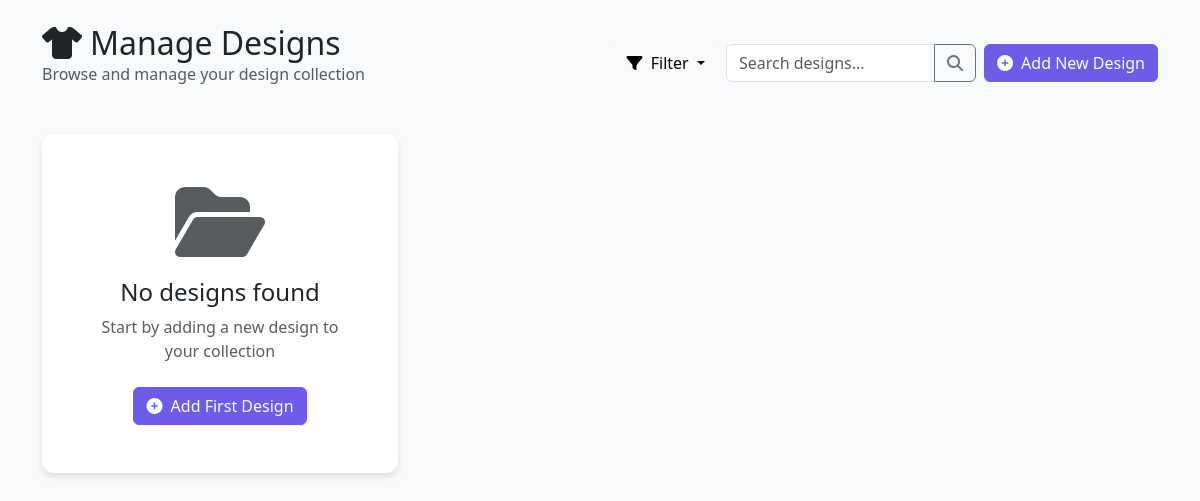
Page /manage_design on the earlier database version.
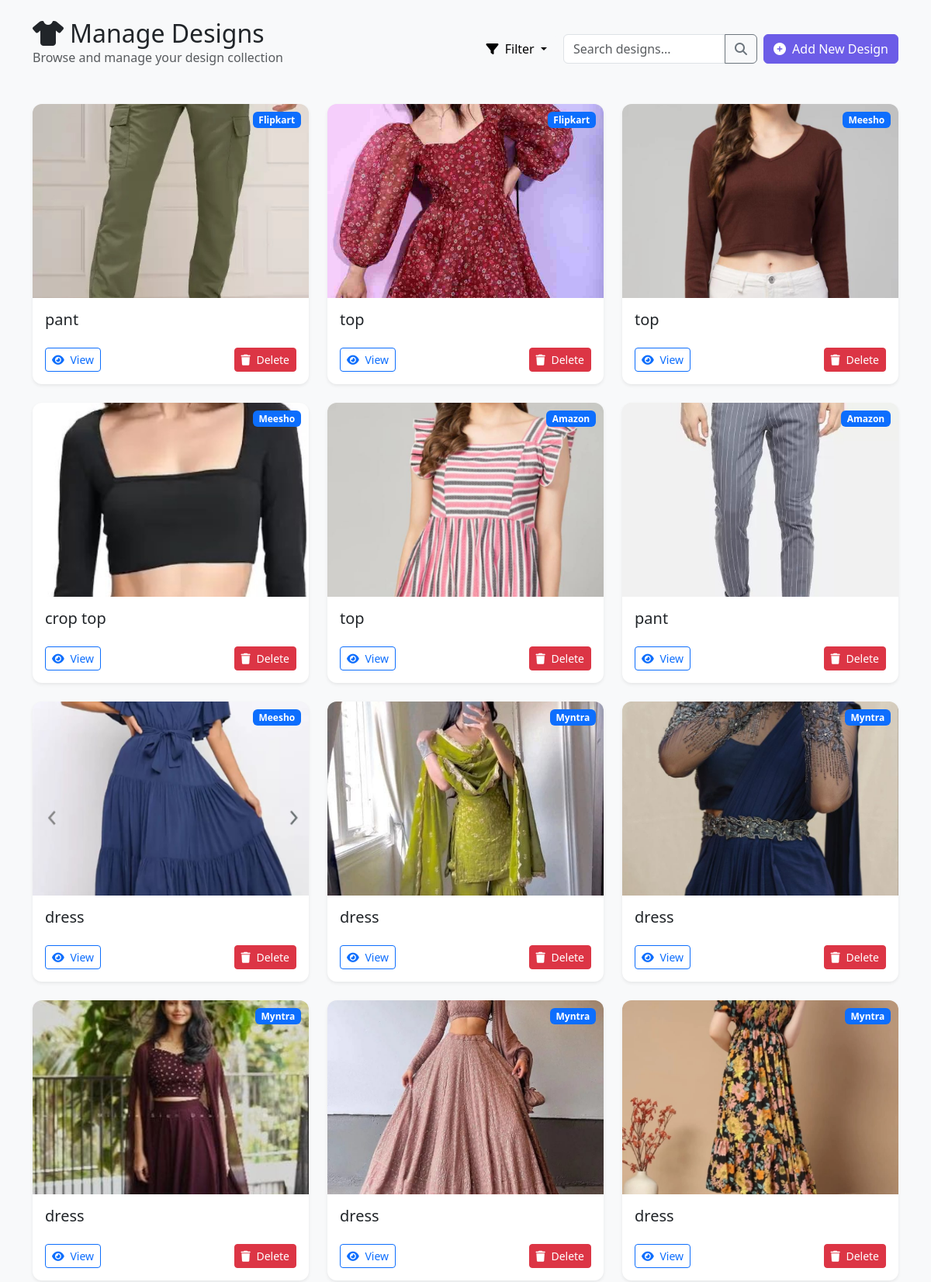
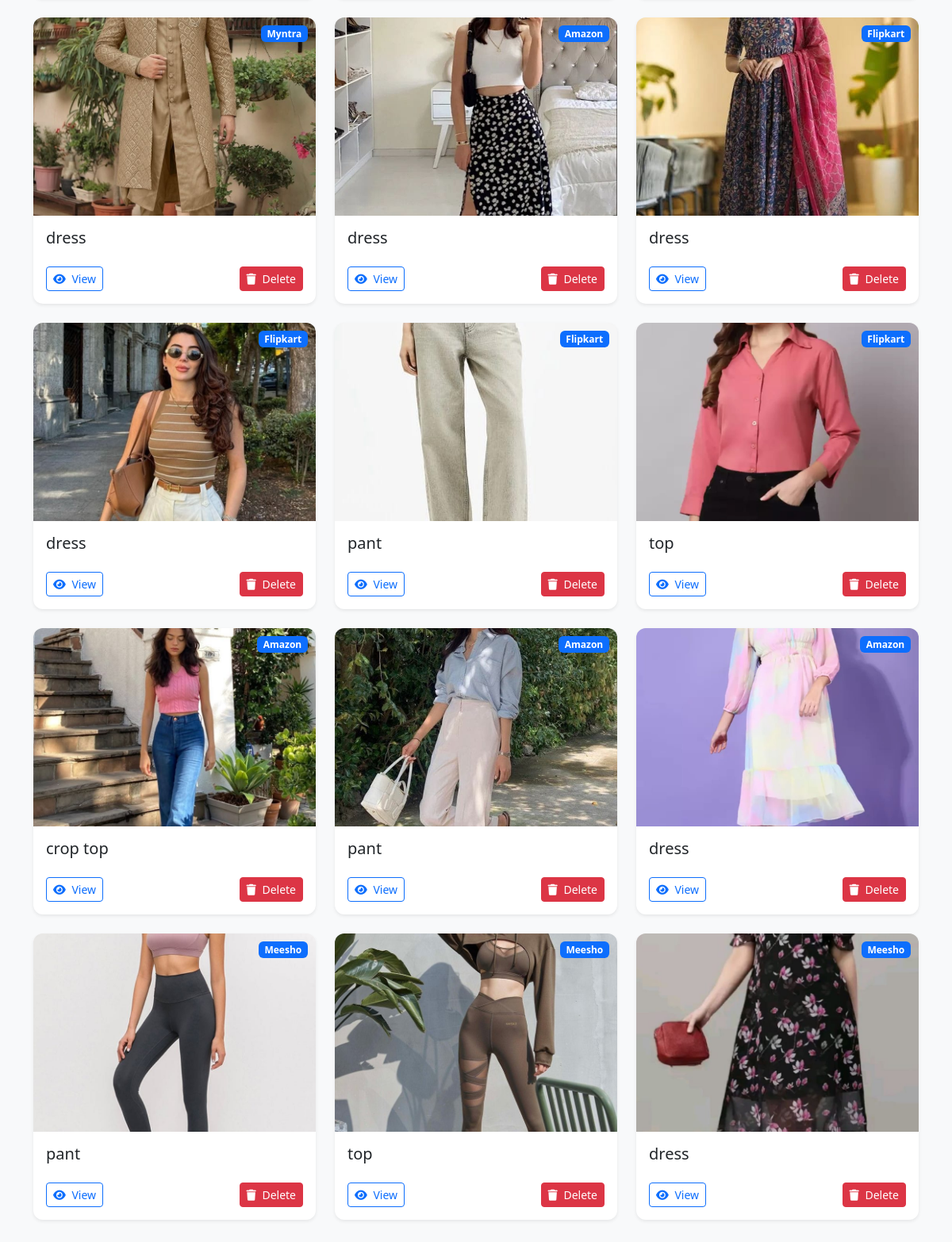
Same page on the later database version (2 pictures, top to bottom).
### royaloutfit/models.py (models this page shows)
class designs1_tables(models.Model):
    dressname=models.CharField(max_length=100)
    platform=models.CharField(max_length=100)
    design=models.FileField()

### royaloutfit/views.py (the view)
# urls.py: path('manage_design',views.manage_design,name='manage_design'),
def manage_design(request):
    designs = designs1_tables.objects.all()
    return render(request, 'Co-ordinator/manage_design.html', {'designs': designs})

### templates/Co-ordinator/manage_design.html (shortened to what this page needs)
<!DOCTYPE html>
<html lang="en">
<head>
    <link href="https://cdn.jsdelivr.net/npm/bootstrap@5.3.0/dist/css/bootstrap.min.css" rel="stylesheet">
    <link rel="stylesheet" href="https://cdnjs.cloudflare.com/ajax/libs/font-awesome/6.4.0/css/all.min.css">
</head>
<body>
    <div class="container py-4">
        <div class="header-container">
            <div>
                <h2 class="mb-0"><i class="fas fa-tshirt me-2"></i>Manage Designs</h2>
                <p class="text-muted">Browse and manage your design collection</p>
            </div>
            <div class="d-flex gap-2">
                <div class="dropdown">
                    <button class="btn btn-light dropdown-toggle" type="button" id="filterDropdown" data-bs-toggle="dropdown" aria-expanded="false">
                        <i class="fas fa-filter me-1"></i> Filter
                    </button>
                </div>
                <div class="input-group" style="width: 250px;">
                    <input type="text" class="form-control" id="searchDesign" placeholder="Search designs...">
                    <button class="btn btn-outline-secondary" type="button" id="searchBtn">
                        <i class="fas fa-search"></i>
                    </button>
                </div>
                <a href="add_design" class="btn btn-add text-white">
                    <i class="fas fa-plus-circle me-1"></i> Add New Design
                </a>
            </div>
        </div>
        <div id="designsContainer" class="row row-cols-1 row-cols-md-2 row-cols-lg-3 g-4">
            {% for design in designs %}
            <div class="col design-container" data-platform="{{ design.platform }}">
                <div class="card design-card shadow-sm h-100">
                    <div class="card-img-container">
                        {% if design.design %}
                        <img src="{{ design.design.url }}" class="card-img-top" alt="{{ design.dressname }}">
                        {% else %}
                        <div class="text-center text-muted">
                            <i class="fas fa-image fa-3x mb-2"></i>
                            <p>No image available</p>
                        </div>
                        {% endif %}
                        <span class="badge platform-badge bg-primary">{{ design.platform }}</span>
                    </div>
                    <div class="card-body d-flex flex-column">
                        <h5 class="card-title">{{ design.dressname }}</h5>
                        <div class="mt-auto pt-3 action-bar">
                            <button class="btn btn-sm btn-outline-primary view-btn" data-id="{{ design.id }}">
                                <i class="fas fa-eye me-1"></i> View
                            </button>
                            <button class="btn btn-sm btn-danger delete-btn" data-id="{{ design.id }}" data-name="{{ design.dressname }}">
                                <i class="fas fa-trash me-1"></i> Delete
                            </button>
                        </div>
                    </div>
                </div>
            </div>
            {% empty %}
            <div class="col-12">
                <div class="empty-state">
                    <i class="fas fa-folder-open fa-5x text-muted mb-3"></i>
                    <h4>No designs found</h4>
                    <p class="text-muted">Start by adding a new design to your collection</p>
                    <a href="add_design" class="btn btn-add text-white mt-2">
                        <i class="fas fa-plus-circle me-1"></i> Add First Design
                    </a>
                </div>
            </div>
            {% endfor %}
        </div>
    </div>
</body>
</html>

### templates/Co-ordinator/manage_design.html (style rules this page uses)
body { background-color: #f8f9fa; padding-bottom: 3rem; }
.design-container { position: relative; }
.design-card { transition: all 0.3s ease; height: 100%; border-radius: 12px; overflow: hidden; border: none; }
.card-img-container { height: 250px; overflow: hidden; background-color: #f1f1f1; display: flex; align-items: center; justify-content: center; position: relative; }
.card-img-top { width: 100%; height: 100%; object-fit: cover; transition: transform 0.5s ease; }
.platform-badge { position: absolute; top: 10px; right: 10px; z-index: 10; }
.action-bar { display: flex; justify-content: space-between; align-items: center; }
.header-container { display: flex; justify-content: space-between; align-items: center; margin-bottom: 2rem; }
.btn-add { background-color: #6c5ce7; border-color: #6c5ce7; }

Differences in the rows shown:
added designs1_tables: design (picture), platform "Flipkart", dressname "pant"
added designs1_tables: design (picture), platform "Flipkart", dressname "top"
added designs1_tables: design (picture), platform "Meesho", dressname "top"
added designs1_tables: design (picture), platform "Meesho", dressname "crop top"
added designs1_tables: design (picture), platform "Amazon", dressname "top"
added designs1_tables: design (picture), platform "Amazon", dressname "pant"
added designs1_tables: design (picture), platform "Meesho", dressname "dress"
added designs1_tables: design (picture), platform "Myntra", dressname "dress"
added designs1_tables: design (picture), platform "Myntra", dressname "dress"
added designs1_tables: design (picture), platform "Myntra", dressname "dress"
added designs1_tables: design (picture), platform "Myntra", dressname "dress"
added designs1_tables: design (picture), platform "Myntra", dressname "dress"
added designs1_tables: design (picture), platform "Myntra", dressname "dress"
added designs1_tables: design (picture), platform "Amazon", dressname "dress"
added designs1_tables: design (picture), platform "Flipkart", dressname "dress"
added designs1_tables: design (picture), platform "Flipkart", dressname "dress"
added designs1_tables: design (picture), platform "Flipkart", dressname "pant"
added designs1_tables: design (picture), platform "Flipkart", dressname "top"
added designs1_tables: design (picture), platform "Amazon", dressname "crop top"
added designs1_tables: design (picture), platform "Amazon", dressname "pant"
added designs1_tables: design (picture), platform "Amazon", dressname "dress"
added designs1_tables: design (picture), platform "Meesho", dressname "pant"
added designs1_tables: design (picture), platform "Meesho", dressname "top"
added designs1_tables: design (picture), platform "Meesho", dressname "dress"
Other differences:
text no longer shown: "No designs found Start by adding a new design to your collection Add First Design"
